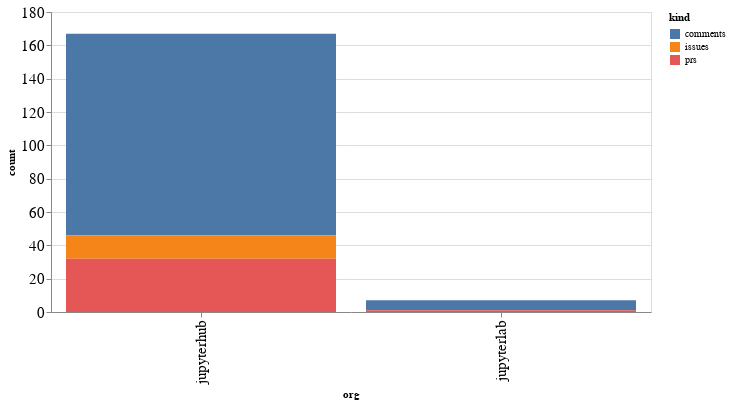

Write notebook code for a chart like this one.
### Code cell
alt.Chart(org_summaries, width=600).mark_bar().encode(
    x='org',
    y='count',
    color='kind',
    tooltip="org"
)

### Figure 1 — Vega-Lite specification as saved in the notebook (floating-point values rounded to 4 significant figures)
{"config": {"axisLeft": {"labelFontSize": 15}, "axisBottom": {"labelFontSize": 15}}, "data": {"name": "data-148dec6264662f6e9fba9287a08fc7c8"}, "mark": "bar", "encoding": {"color": {"type": "nominal", "field": "kind"}, "tooltip": {"type": "nominal", "field": "org"}, "x": {"type": "nominal", "field": "org"}, "y": {"type": "quantitative", "field": "count"}}, "width": 600, "$schema": "https://vega.github.io/schema/vega-lite/v4.8.1.json", "datasets": {"data-148dec6264662f6e9fba9287a08fc7c8": [{"org": "jupyterhub", "kind": "comments", "count": 121}, {"org": "jupyterhub", "kind": "issues", "count": 14}, {"org": "jupyterhub", "kind": "prs", "count": 32}, {"org": "jupyterlab", "kind": "comments", "count": 6}, {"org": "jupyterlab", "kind": "prs", "count": 1}]}}
